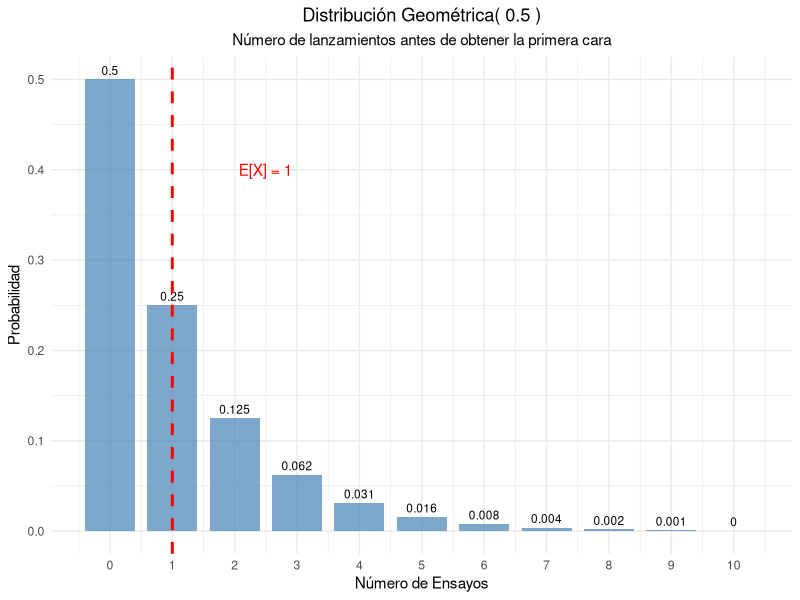
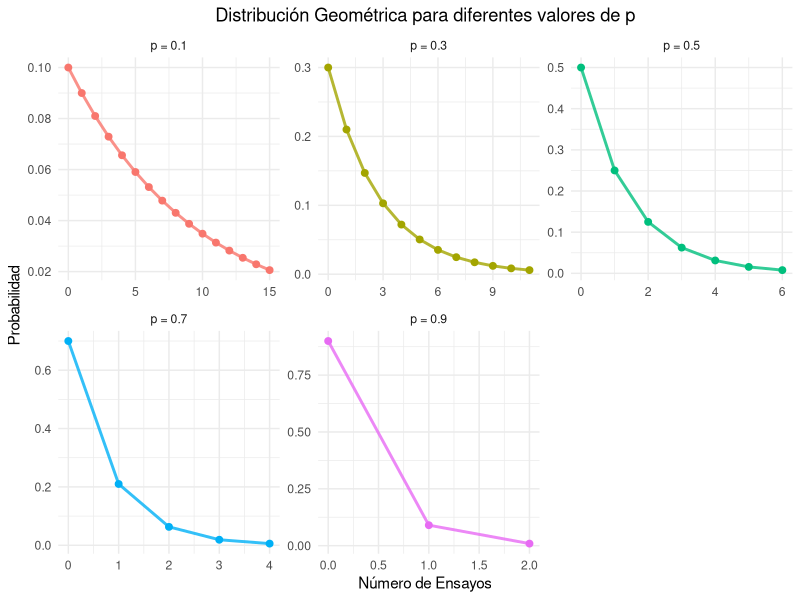
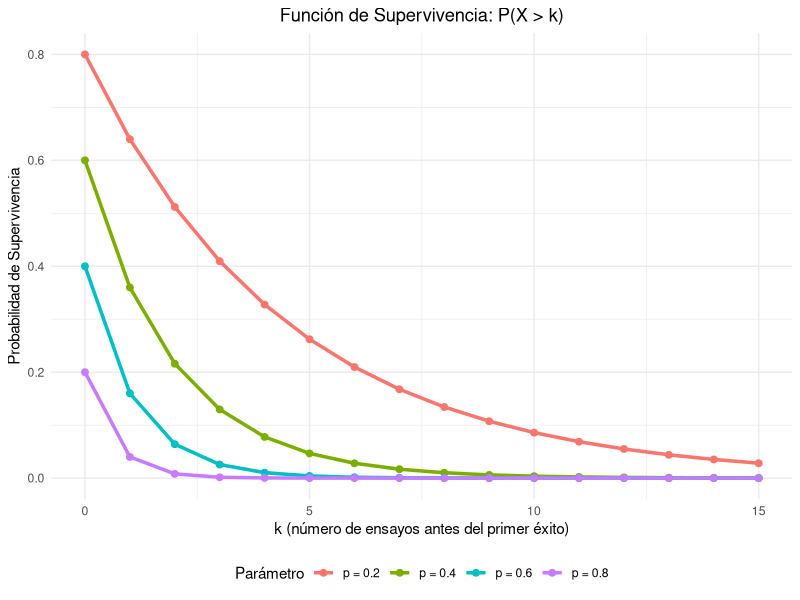
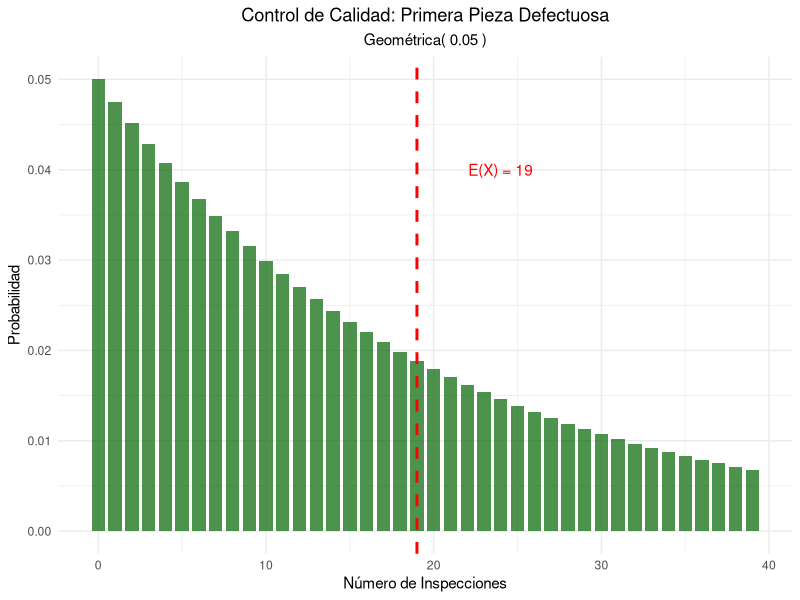
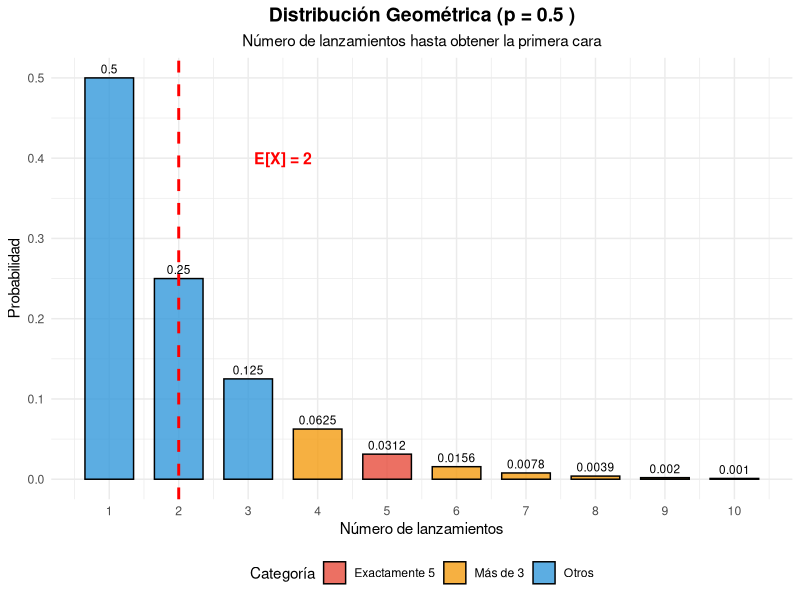
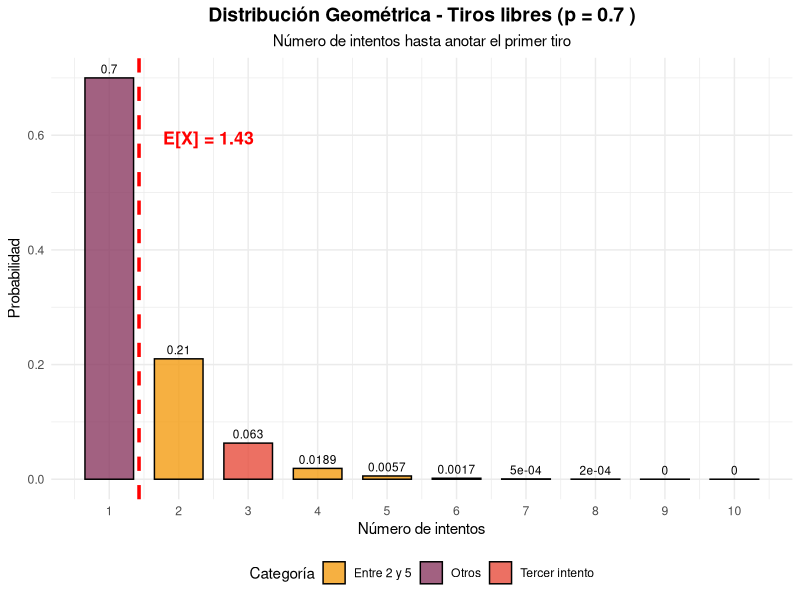
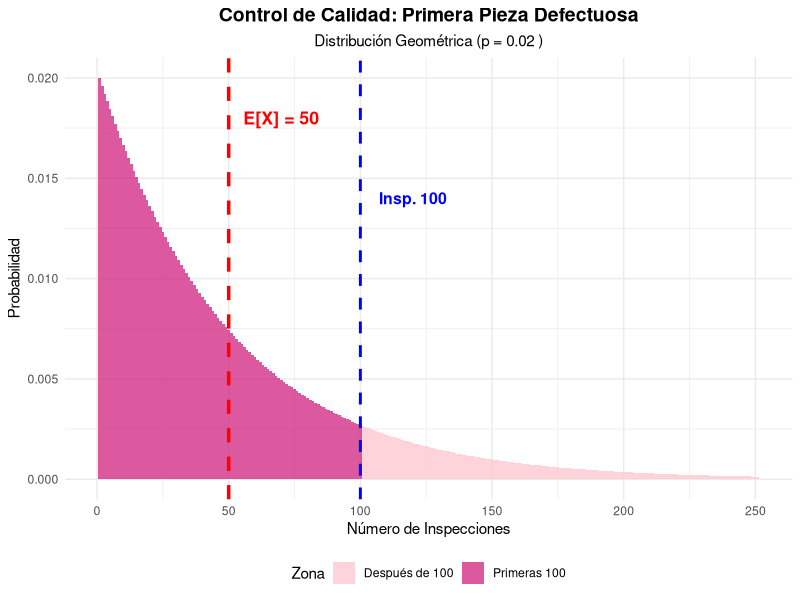

Source code (R) for these figures, in order:
## ---- chunk 1
#| label: setup
#| include: false

library(tidyverse)
library(kableExtra)
library(gridExtra)
## ---- chunk 2
#| label: moneda-geometrica
# Parámetro
p_cara <- 0.5

# Calcular probabilidades para los primeros 11 ensayos
k_moneda <- 0:10
prob_geometrica <- dgeom(k_moneda , p_cara)  

# Crear tabla
geometrica_moneda <- data.frame(
  Ensayo = k_moneda,
  Probabilidad = prob_geometrica,
  Prob_Acumulada = pgeom(k_moneda, p_cara)
)

kable(geometrica_moneda, 
      caption = "Distribución Geométrica - Primera cara (p = 0.5)",
      digits = 4,
      col.names = c("Ensayo", "P(X = x)", "P(X ≤ x)")) %>%
  kable_styling(bootstrap_options = "striped")

# Parámetros estadísticos
media_moneda <- (1-p_cara) / p_cara
varianza_moneda <- (1 - p_cara) / (p_cara^2)
desv_std_moneda <- sqrt(varianza_moneda)


cat("Media (ensayos esperados):", media_moneda, "\n")
cat("Varianza:", varianza_moneda, "\n")
cat("Desviación estándar:", round(desv_std_moneda, 4), "\n")

## ---- chunk 3
#| label: grafico-geometrica-basico
#| fig-cap: "Distribución Geométrica - Primera cara en lanzamiento de moneda"
ggplot(geometrica_moneda, aes(x = Ensayo, y = Probabilidad)) +
  geom_col(fill = "steelblue", alpha = 0.7, width = 0.8) +
  geom_text(aes(label = round(Probabilidad, 3)), vjust = -0.5, size = 3) +
  geom_vline(xintercept = media_moneda, color = "red", linetype = "dashed", linewidth = 1) +
  annotate("text", x = media_moneda + 1.5, y = max(prob_geometrica) * 0.8, 
           label = paste("E[X] =", media_moneda), color = "red") +
  scale_x_continuous(breaks = k_moneda) +
  labs(title = paste("Distribución Geométrica(", p_cara, ")"),
       subtitle = "Número de lanzamientos antes de obtener la primera cara",
       x = "Número de Ensayos",
       y = "Probabilidad") +
  theme_minimal() +
  theme(plot.title = element_text(hjust = 0.5),
        plot.subtitle = element_text(hjust = 0.5))
## ---- chunk 4
#| label: diferentes-p
# Diferentes probabilidades de éxito
p_values <- c(0.1, 0.3, 0.5, 0.7, 0.9)
k_max <- 15

# Crear data frame para comparación
geometrica_comp <- data.frame()
for(p in p_values) {
  k_vals <- 0:k_max
  probs <- dgeom(k_vals, p)  
  
  temp_data <- data.frame(
    p_label = paste("p =", p),
    k = k_vals,
    probabilidad = probs,
    media = (1-p)/p,
    varianza = (1-p)/(p^2)
  )
  geometrica_comp <- rbind(geometrica_comp, temp_data)
}

# Tabla de parámetros
parametros_comp <- data.frame(
  p = p_values,
  Media = (1-p_values)/p_values,
  Varianza = (1-p_values)/(p_values^2),
  Desv_Std = sqrt((1-p_values)/(p_values^2))
)

kable(parametros_comp, 
      caption = "Parámetros de la distribución geométrica para diferentes valores de p",
      digits = 4,
      col.names = c("p", "Media", "Varianza", "Desv. Std")) |> 
  kable_styling(bootstrap_options = "striped")
## ---- chunk 5
#| label: grafico-diferentes-p
#| fig-cap: "Distribución Geométrica para diferentes valores de p"
# Filtrar para mejor visualización
geometrica_filtered <- geometrica_comp[geometrica_comp$probabilidad > 0.005, ]

ggplot(geometrica_filtered, aes(x = k, y = probabilidad, color = p_label)) +
  geom_line(size = 1, alpha = 0.8) +
  geom_point(size = 2) +
  facet_wrap(~p_label, scales = "free") +
  labs(title = "Distribución Geométrica para diferentes valores de p",
       x = "Número de Ensayos",
       y = "Probabilidad",
       color = "Parámetro") +
  theme_minimal() +
  theme(plot.title = element_text(hjust = 0.5),
        legend.position = "none")
## ---- chunk 6
#| label: falta-memoria
# Demostración de la propiedad de falta de memoria
p_mem <- 0.3
s <- 5
t <- 3

# P(X >= s + t)
prob_s_t <- 1 - pgeom(s + t-1, p_mem)  

# P(X >= s) 
prob_s <- 1- pgeom(s-1, p_mem)

# P(X >= t) 
prob_t <- 1- pgeom(t-1, p_mem)

# P(X >= s + t | X >= s) = P(X >= s + t) / P(X >= s)
prob_condicional <- prob_s_t / prob_s

cat("Demostración de la Propiedad de Falta de Memoria:\n")
cat("Parámetros: p =", p_mem, ", s =", s, ", t =", t, "\n\n")
cat("P(X  ≥", s+t, ") =", round(prob_s_t, 6), "\n")
cat("P(X  ≥", s, ") =", round(prob_s, 6), "\n")
cat("P(X  ≥", t, ") =", round(prob_t, 6), "\n\n")
cat("P(X  ≥", s+t, "| X  ≥", s, ") =", round(prob_condicional, 6), "\n")
cat("P(X  ≥", t, ") =", round(prob_t, 6), "\n\n")
cat("¿Son iguales?", abs(prob_condicional - prob_t) < 1e-10, "\n")
## ---- chunk 7
#| label: funcion-supervivencia
#| fig-cap: "Función de Supervivencia de la distribución geométrica"
# Diferentes valores de p
p_surv <- c(0.2, 0.4, 0.6, 0.8)
k_surv <- 0:15

# Crear data frame
supervivencia_data <- data.frame()
for(p in p_surv) {
  surv_vals <- (1 - p)^(k_surv+1)
  temp_data <- data.frame(
    p_label = paste("p =", p),
    k = k_surv,
    supervivencia = surv_vals
  )
  supervivencia_data <- rbind(supervivencia_data, temp_data)
}

ggplot(supervivencia_data, aes(x = k, y = supervivencia, color = p_label)) +
  geom_line(size = 1.2) +
  geom_point(size = 2) +
  labs(title = "Función de Supervivencia: P(X > k)",
       x = "k (número de ensayos antes del primer éxito)",
       y = "Probabilidad de Supervivencia",
       color = "Parámetro") +
  theme_minimal() +
  theme(plot.title = element_text(hjust = 0.5),
        legend.position = "bottom")
## ---- chunk 8
#| label: control-calidad-geometrica
# Parámetros
p_defecto_geom <- 0.05

# Parámetros estadísticos
media_defecto <- (1-p_defecto_geom) / p_defecto_geom
varianza_defecto <- (1 - p_defecto_geom) / (p_defecto_geom^2)
desv_std_defecto <- sqrt(varianza_defecto)

cat("Control de Calidad - Primera pieza defectuosa:\n")
cat("Probabilidad de defecto por pieza:", p_defecto_geom, "\n")
cat("Número esperado de inspecciones:", media_defecto, "\n")
cat("Desviación estándar:", round(desv_std_defecto, 2), "\n\n")

# Probabilidades específicas
k_calidad <- 0:50
prob_calidad <- dgeom(k_calidad, p_defecto_geom)

# Preguntas de interés
prob_primera_10 <- sum(prob_calidad[1:10])
prob_mas_20 <- 1 - sum(prob_calidad[1:20])
prob_entre_10_30 <- sum(prob_calidad[10:30])

cat("Probabilidades de interés:\n")
cat("P(primera defectuosa en ≤ 10 inspecciones):", round(prob_primera_10, 4), "\n")
cat("P(primera defectuosa en > 20 inspecciones):", round(prob_mas_20, 4), "\n")
cat("P(primera defectuosa entre 10 y 30 inspecciones):", round(prob_entre_10_30, 4), "\n")



# Visualización
calidad_data <- data.frame(
  k = k_calidad[1:40],
  probabilidad = prob_calidad[1:40]
)

ggplot(calidad_data, aes(x = k, y = probabilidad)) +
  geom_col(fill = "darkgreen", alpha = 0.7, width = 0.8) +
  geom_vline(xintercept = media_defecto, color = "red", linetype = "dashed", size = 1) +
  annotate("text", x = media_defecto + 5, y = max(prob_calidad) * 0.8, 
           label = paste("E(X) =", media_defecto), color = "red") +
  labs(title = "Control de Calidad: Primera Pieza Defectuosa",
       subtitle = paste("Geométrica(", p_defecto_geom, ")"),
       x = "Número de Inspecciones",
       y = "Probabilidad") +
  theme_minimal() +
  theme(plot.title = element_text(hjust = 0.5),
        plot.subtitle = element_text(hjust = 0.5))
## ---- chunk 9
#| label: simulacion-geometrica
set.seed(123)
p_sim <- 0.25
n_sim <- 10000

# Generar datos geométricos 
datos_geom <- rgeom(n_sim, p_sim) 

# Estadísticas observadas
media_obs <- mean(datos_geom)
var_obs <- var(datos_geom)
desv_obs <- sd(datos_geom)

# Valores teóricos
media_teo <- (1-p_sim) / p_sim
var_teo <- (1 - p_sim) / (p_sim^2)
desv_teo <- sqrt(var_teo)

cat("Simulación Geométrica (p =", p_sim, "):\n")
cat("Simulaciones:", n_sim, "\n\n")
cat("Media teórica:", media_teo, "| Media observada:", round(media_obs, 4), "\n")
cat("Varianza teórica:", var_teo, "| Varianza observada:", round(var_obs, 4), "\n")
cat("Desv. Std teórica:", round(desv_teo, 4), "| Desv. Std observada:", round(desv_obs, 4), "\n")

# Comparar distribuciones
freq_obs <- table(datos_geom[datos_geom <= 20]) / n_sim
k_comp <- as.numeric(names(freq_obs))
prob_teo <- dgeom(k_comp, p_sim)

comparacion_sim <- data.frame(
  k = k_comp,
  Freq_Observada = as.numeric(freq_obs),
  Prob_Teorica = prob_teo,
  Diferencia = abs(as.numeric(freq_obs) - prob_teo)
)

kable(head(comparacion_sim, 12), 
      caption = "Comparación frecuencias observadas vs probabilidades teóricas",
      digits = 4,
      col.names = c("k", "Freq. Observada", "Prob. Teórica", "Diferencia")) %>%
  kable_styling(bootstrap_options = "striped")
## ---- chunk 10
p_caras <- 0.5

cat("Distribución Geométrica - Primera cara\n")
cat("Probabilidad de éxito (cara): p =", p_caras, "\n")

# a) Probabilidad de necesitar exactamente 5 lanzamientos
# 5 lanzamientos = 4 fracasos antes del primer éxito
prob_5_lanzamientos <- dgeom(4, p_caras)

cat("a) Probabilidad de necesitar exactamente 5 lanzamientos:\n")
cat("   P(X = 5) =", round(prob_5_lanzamientos, 6), "\n")
cat("   P(X = 5) =", sprintf("%.4f%%", prob_5_lanzamientos * 100), "\n")

# Verificación manual: P(X = 5) = (1-p)^4 * p
prob_5_manual <- (1 - p_caras)^4 * p_caras
cat("   Verificación manual:", round(prob_5_manual, 6), "\n")

# b) Probabilidad de necesitar más de 3 lanzamientos
# Más de 3 lanzamientos = más de 2 fracasos antes del primer éxito
# P(X > 3) = 1 - P(X ≤ 3) = 1 - P(fracasos ≤ 2)
prob_mas_3 <- 1 - pgeom(2, p_caras)

cat("b) Probabilidad de necesitar más de 3 lanzamientos:\n")
cat("   P(X > 3) = 1 - P(X ≤ 3)\n")
cat("   P(X > 3) =", round(prob_mas_3, 6), "\n")
cat("   P(X > 3) =", sprintf("%.4f%%", prob_mas_3 * 100), "\n")

# Verificación alternativa usando propiedad de falta de memoria
prob_mas_3_alt <- (1 - p_caras)^3
cat("   Verificación (propiedad falta de memoria): (1-p)³ =", round(prob_mas_3_alt, 6), "\n")

# c) Media y varianza
# Para número de lanzamientos hasta el primer éxito:
media_lanzamientos <- 1 / p_caras
varianza_lanzamientos <- (1 - p_caras) / (p_caras^2)
desv_std_lanzamientos <- sqrt(varianza_lanzamientos)

cat("c) Parámetros estadísticos:\n")
cat("   Media (lanzamientos esperados): E[X] = 1/p =", media_lanzamientos, "\n")
cat("   Varianza: Var[X] = (1-p)/p² =", varianza_lanzamientos, "\n")
cat("   Desviación estándar:", round(desv_std_lanzamientos, 4), "\n")
cat("   Interpretación: Se espera necesitar", media_lanzamientos, 
    "lanzamientos en promedio para obtener la primera cara\n\n")

# Crear tabla para los primeros lanzamientos
k_lanzamientos <- 1:10
k_fracasos <- k_lanzamientos - 1
prob_geometrica <- dgeom(k_fracasos, p_caras)
prob_acumulada <- pgeom(k_fracasos, p_caras)

geometrica_moneda <- data.frame(
  Lanzamientos = k_lanzamientos,
  Probabilidad = prob_geometrica,
  Prob_Acumulada = prob_acumulada
)

kable(geometrica_moneda, 
      caption = "Distribución Geométrica - Primera cara (p = 0.5)",
      digits = 4,
      col.names = c("Lanzamientos", "P(X = k)", "P(X ≤ k)")) %>%
  kable_styling(bootstrap_options = "striped") %>%
  row_spec(5, bold = TRUE, background = "#FFE082")

# Preparar datos para colorear
geometrica_moneda <- geometrica_moneda %>%
  mutate(
    categoria = case_when(
      Lanzamientos == 5 ~ "Exactamente 5",
      Lanzamientos > 3 ~ "Más de 3",
      TRUE ~ "Otros"
    )
  )

plot_geometrica <- ggplot(geometrica_moneda, aes(x = Lanzamientos, y = Probabilidad, fill = categoria)) +
  geom_col(alpha = 0.8, width = 0.7, color = "black") +
  geom_text(aes(label = round(Probabilidad, 4)), vjust = -0.5, size = 3) +
  geom_vline(xintercept = media_lanzamientos, color = "red", linetype = "dashed", size = 1) +
  annotate("text", x = media_lanzamientos + 1.5, y = max(prob_geometrica) * 0.8, 
           label = paste("E[X] =", media_lanzamientos), color = "red", size = 4, fontface = "bold") +
  scale_fill_manual(values = c("Exactamente 5" = "#E74C3C", 
                                "Más de 3" = "#F39C12",
                                "Otros" = "#3498DB")) +
  scale_x_continuous(breaks = k_lanzamientos) +
  labs(title = paste("Distribución Geométrica (p =", p_caras, ")"),
       subtitle = "Número de lanzamientos hasta obtener la primera cara",
       x = "Número de lanzamientos",
       y = "Probabilidad",
       fill = "Categoría") +
  theme_minimal() +
  theme(plot.title = element_text(hjust = 0.5, face = "bold", size = 14),
        plot.subtitle = element_text(hjust = 0.5),
        legend.position = "bottom")

print(plot_geometrica)

# Resumen de respuestas
tabla_resumen <- data.frame(
  Pregunta = c("a) P(X = 5)", "b) P(X > 3)", "c) Media", "c) Varianza", "c) Desv. Std."),
  Valor = c(prob_5_lanzamientos, prob_mas_3, media_lanzamientos, 
            varianza_lanzamientos, desv_std_lanzamientos)
)

kable(tabla_resumen,
      digits = 4,
      caption = "Resumen de Respuestas",
      col.names = c("Pregunta", "Valor"),
      align = "lr") %>%
  kable_styling(bootstrap_options = c("striped", "hover"))
## ---- chunk 11
p_anotacion <- 0.7

cat("Distribución Geométrica - Tiros libres\n")
cat("Probabilidad de anotar: p =", p_anotacion, "\n")

# a) Probabilidad de anotar en el tercer intento por primera vez
# Tercer intento = 2 fracasos antes del primer éxito
prob_tercer_intento <- dgeom(2, p_anotacion)

cat("a) Probabilidad de anotar en el tercer intento por primera vez:\n")
cat("   P(X = 3) =", round(prob_tercer_intento, 6), "\n")
cat("   P(X = 3) =", sprintf("%.4f%%", prob_tercer_intento * 100), "\n")

# Verificación manual: P(X = 3) = (1-p)² * p
prob_tercer_manual <- (1 - p_anotacion)^2 * p_anotacion
cat("   Verificación manual: (1-p)² × p =", round(prob_tercer_manual, 6), "\n")

# b) Intentos esperados para anotar
# E[X] = 1/p
intentos_esperados <- 1 / p_anotacion
varianza <- (1 - p_anotacion) / (p_anotacion^2)
desv_std <- sqrt(varianza)

cat("b) Número de intentos esperados para anotar:\n")
cat("   E[X] = 1/p =", round(intentos_esperados, 4), "intentos\n")
cat("   Varianza:", round(varianza, 4), "\n")
cat("   Desviación estándar:", round(desv_std, 4), "\n")

# c) Probabilidad de necesitar entre 2 y 5 intentos
# P(2 ≤ X ≤ 5) = P(X ≤ 5) - P(X ≤ 1)
# En términos de fracasos: P(1 ≤ fracasos ≤ 4)
prob_entre_2_5 <- pgeom(4, p_anotacion) - pgeom(0, p_anotacion)

cat("c) Probabilidad de necesitar entre 2 y 5 intentos:\n")
cat("   P(2 ≤ X ≤ 5) = P(X ≤ 5) - P(X ≤ 1)\n")
cat("   P(2 ≤ X ≤ 5) =", round(prob_entre_2_5, 6), "\n")
cat("   P(2 ≤ X ≤ 5) =", sprintf("%.4f%%", prob_entre_2_5 * 100), "\n")

# Desglose
cat("   Desglose:\n")
for (intento in 2:5) {
  prob_k <- dgeom(intento - 1, p_anotacion)
  cat(sprintf("   P(X = %d) = %.6f\n", intento, prob_k))
}
cat("\n")

# Tabla de probabilidades
k_intentos <- 1:10
k_fracasos <- k_intentos - 1
prob_geometrica <- dgeom(k_fracasos, p_anotacion)
prob_acumulada <- pgeom(k_fracasos, p_anotacion)

jugador <- data.frame(
  Intentos = k_intentos,
  Probabilidad = prob_geometrica,
  Prob_Acumulada = prob_acumulada
)

kable(jugador, 
      caption = paste("Distribución Geométrica - Tiros libres (p =", p_anotacion, ")"),
      digits = 4,
      col.names = c("Intentos", "P(X = k)", "P(X ≤ k)")) %>%
  kable_styling(bootstrap_options = "striped") %>%
  row_spec(3, bold = TRUE, background = "#FFE082")  # Resaltar tercer intento

# Gráfico
jugador <- jugador %>%
  mutate(
    categoria = case_when(
      Intentos == 3 ~ "Tercer intento",
      Intentos >= 2 & Intentos <= 5 ~ "Entre 2 y 5",
      TRUE ~ "Otros"
    )
  )

plot_jugador <- ggplot(jugador, aes(x = Intentos, y = Probabilidad, fill = categoria)) +
  geom_col(alpha = 0.8, width = 0.7, color = "black") +
  geom_text(aes(label = round(Probabilidad, 4)), vjust = -0.5, size = 3) +
  geom_vline(xintercept = intentos_esperados, color = "red", linetype = "dashed", size = 1.2) +
  annotate("text", x = intentos_esperados + 1, y = max(prob_geometrica) * 0.85, 
           label = paste("E[X] =", round(intentos_esperados, 2)), 
           color = "red", size = 4.5, fontface = "bold") +
  scale_fill_manual(values = c("Tercer intento" = "#E74C3C", 
                                "Entre 2 y 5" = "#F39C12",
                                "Otros" = "#8B3A62")) +
  scale_x_continuous(breaks = k_intentos) +
  labs(title = paste("Distribución Geométrica - Tiros libres (p =", p_anotacion, ")"),
       subtitle = "Número de intentos hasta anotar el primer tiro",
       x = "Número de intentos",
       y = "Probabilidad",
       fill = "Categoría") +
  theme_minimal() +
  theme(plot.title = element_text(hjust = 0.5, face = "bold", size = 14),
        plot.subtitle = element_text(hjust = 0.5),
        legend.position = "bottom")

print(plot_jugador)

# Resumen
tabla_resumen <- data.frame(
  Pregunta = c("a) P(X = 3)", "b) Intentos esperados", "c) P(2 ≤ X ≤ 5)"),
  Valor = c(sprintf("%.6f (%.2f%%)", prob_tercer_intento, prob_tercer_intento * 100),
            sprintf("%.2f intentos", intentos_esperados),
            sprintf("%.6f (%.2f%%)", prob_entre_2_5, prob_entre_2_5 * 100))
)

kable(tabla_resumen,
      caption = "Resumen de Respuestas",
      col.names = c("Pregunta", "Valor"),
      align = "ll") %>%
  kable_styling(bootstrap_options = c("striped", "hover"))
## ---- chunk 12
p_defecto <- 0.02

cat("Control de Calidad - Primera pieza defectuosa\n")
cat("Probabilidad de pieza defectuosa: p =", p_defecto, "\n")

# a) Número esperado de inspecciones
# E[X] = 1/p (número de inspecciones hasta encontrar la primera defectuosa)
inspecciones_esperadas <- 1 / p_defecto
varianza <- (1 - p_defecto) / (p_defecto^2)
desv_std <- sqrt(varianza)

cat("a) Número esperado de inspecciones:\n")
cat("   E[X] = 1/p =", inspecciones_esperadas, "inspecciones\n")
cat("   Varianza:", round(varianza, 2), "\n")
cat("   Desviación estándar:", round(desv_std, 2), "\n")

cat("   Interpretación: Se espera inspeccionar", inspecciones_esperadas, 
    "piezas en promedio antes de encontrar una defectuosa\n")

# b) Probabilidad de que la primera defectuosa aparezca después de la pieza 100
# P(X > 100) = (1-p)^100
# Usando pgeom: P(X > 100) = 1 - P(X ≤ 100) = 1 - P(fracasos ≤ 99)
prob_despues_100 <- 1 - pgeom(99, p_defecto)

cat("b) Probabilidad de que la primera defectuosa aparezca después de la pieza 100:\n")
cat("   P(X > 100) = (1-p)^100\n")
cat("   P(X > 100) =", round(prob_despues_100, 6), "\n")
cat("   P(X > 100) =", sprintf("%.4f%%", prob_despues_100 * 100), "\n")

# Verificación manual
prob_despues_100_manual <- (1 - p_defecto)^100
cat("   Verificación manual: (1-p)^100 =", round(prob_despues_100_manual, 6), "\n")

# c) Demostración de la propiedad de falta de memoria
cat("c) Demostración de la propiedad de falta de memoria:\n")

cat("   La propiedad de falta de memoria establece que:\n")
cat("   P(X > s+t | X > s) = P(X > t)\n")

cat("   Es decir, si ya inspeccionamos s piezas sin encontrar defecto,\n")
cat("   la probabilidad de necesitar t piezas adicionales es la misma\n")
cat("   que al inicio.\n")

# Ejemplo numérico: s = 50, t = 30
s <- 50
t <- 30

# P(X > 80 | X > 50) debería ser igual a P(X > 30)

# Método 1: Condicional
prob_mayor_80 <- (1 - p_defecto)^80
prob_mayor_50 <- (1 - p_defecto)^50
prob_condicional <- prob_mayor_80 / prob_mayor_50

# Método 2: Directo
prob_mayor_30 <- (1 - p_defecto)^30

cat("   Ejemplo: s =", s, ", t =", t, "\n")
cat("   P(X >", s+t, "| X >", s, ") = P(X >", s+t, ") / P(X >", s, ")\n")
cat("                    =", round(prob_mayor_80, 6), "/", round(prob_mayor_50, 6), "\n")
cat("                    =", round(prob_condicional, 6), "\n\n")

cat("   P(X >", t, ") = (1-p)^", t, "\n", sep = "")
cat("            =", round(prob_mayor_30, 6), "\n\n")

diferencia <- abs(prob_condicional - prob_mayor_30)
cat("   Diferencia:", format(diferencia, scientific = TRUE), "\n")
cat("   ¡La propiedad se cumple!\n\n")

# Demostración algebraica
cat("   Demostración algebraica:\n")
cat("   P(X > s+t | X > s) = P(X > s+t AND X > s) / P(X > s)\n")
cat("                      = P(X > s+t) / P(X > s)\n")
cat("                      = (1-p)^(s+t) / (1-p)^s\n")
cat("                      = (1-p)^t\n")
cat("                      = P(X > t) ✓\n\n")

# Tabla de probabilidades
k_inspecciones <- c(1, 10, 20, 30, 50, 75, 100, 150, 200)
k_fracasos <- k_inspecciones - 1
prob_exacto <- dgeom(k_fracasos, p_defecto)
prob_mas_que <- (1 - p_defecto)^k_inspecciones

tabla_prob <- data.frame(
  Inspecciones = k_inspecciones,
  `P(X = k)` = prob_exacto,
  `P(X > k)` = prob_mas_que
)

kable(tabla_prob, 
      caption = "Probabilidades para diferentes números de inspecciones",
      digits = 6,
      col.names = c("Inspecciones (k)", "P(X = k)", "P(X > k)")) %>%
  kable_styling(bootstrap_options = "striped")

# Gráfico
k_vals <- 0:250
prob_vals <- dgeom(k_vals, p_defecto)

calidad_data <- data.frame(
  Inspecciones = k_vals + 1,  # +1 para convertir fracasos a inspecciones
  Probabilidad = prob_vals
) %>%
  mutate(
    categoria = case_when(
      Inspecciones > 100 ~ "Después de 100",
      TRUE ~ "Primeras 100"
    )
  )

plot_calidad <- ggplot(calidad_data, aes(x = Inspecciones, y = Probabilidad, fill = categoria)) +
  geom_col(alpha = 0.7, width = 1) +
  geom_vline(xintercept = inspecciones_esperadas, color = "red", linetype = "dashed", size = 1.2) +
  geom_vline(xintercept = 100, color = "blue", linetype = "dashed", size = 1) +
  annotate("text", x = inspecciones_esperadas + 20, y = max(prob_vals) * 0.9, 
           label = paste("E[X] =", inspecciones_esperadas), 
           color = "red", size = 4.5, fontface = "bold") +
  annotate("text", x = 100 + 20, y = max(prob_vals) * 0.7, 
           label = "Insp. 100", 
           color = "blue", size = 4, fontface = "bold") +
  scale_fill_manual(values = c("Primeras 100" = "#CD1076", "Después de 100" = "#FFC0C8")) +
  labs(title = "Control de Calidad: Primera Pieza Defectuosa",
       subtitle = paste("Distribución Geométrica (p =", p_defecto, ")"),
       x = "Número de Inspecciones",
       y = "Probabilidad",
       fill = "Zona") +
  theme_minimal() +
  theme(plot.title = element_text(hjust = 0.5, face = "bold", size = 14),
        plot.subtitle = element_text(hjust = 0.5),
        legend.position = "bottom")

print(plot_calidad)
